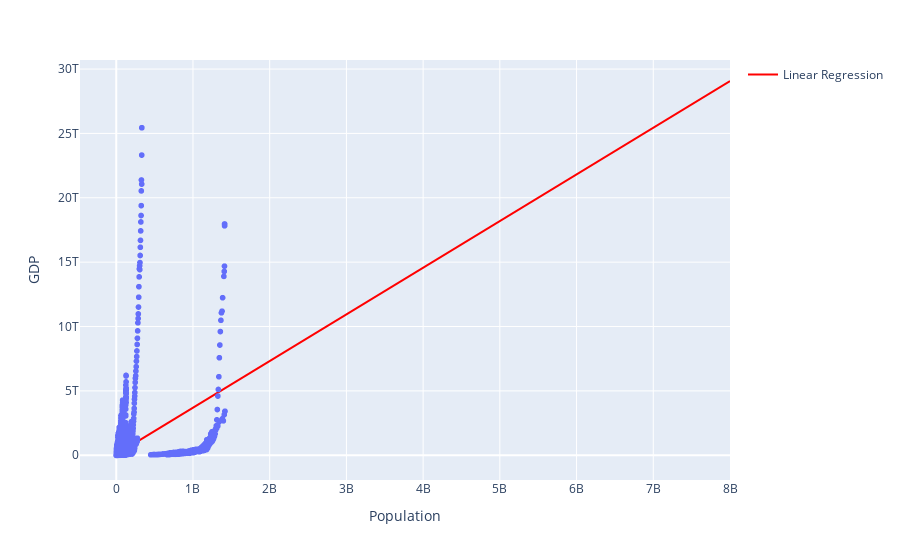

The notebook cell this image was saved under:
### Code cell
model.fit(clean_gdp_myst['Population'].values.reshape(-1, 1), clean_gdp_myst['GDP'].values.reshape(-1, 1))

inputs = np.linspace(1, 8e9, num=50).reshape(-1, 1)
predictions = model.predict(inputs)

fig = px.scatter(clean_gdp_myst, x='Population', y='GDP', hover_name='Country Name')
fig.add_scatter(x=inputs.flatten(), y=predictions.flatten(), mode='lines', name='Linear Regression', line=dict(color='red', width=2))
fig.update_xaxes(title_text='Population')
fig.update_yaxes(title_text='GDP')

fig.show()
